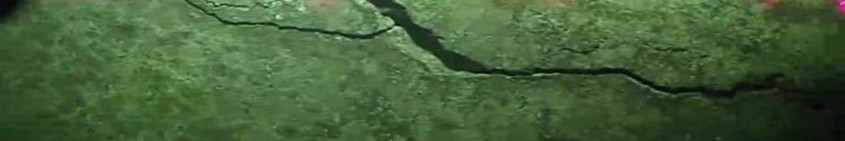
#> input picture 机器视觉与图像处理/代码/report/cracks.jpg, 845 x 141 px, found by its file name
$ python 2_2_threshold.py
#> lines starting #> are read from the running program, lines starting #| are printed output that depends on the picture; after the words box and inside, x2 and y2 are one past the last pixel; in counts of white or black regions, pixels touching at a corner belong together
import sys
from pathlib import Path

import cv2


def resolve_input_path() -> Path:
    if len(sys.argv) > 1:
        return Path(sys.argv[1])

    candidates = [
        Path(r"D:\project\Personal\COURSES\CV\report\cracks.jpg"),
        Path("/mnt/d/project/Personal/COURSES/CV/report/cracks.jpg"),
        Path(__file__).resolve().parent / "cracks.jpg",
    ]
    for path in candidates:
        if path.exists():
            return path
    return candidates[-1]


def main() -> None:
    input_path = resolve_input_path()
    image = cv2.imread(str(input_path))
#> image is the input picture: shape (141, 845, 3); mean B, G, R 56.8, 96.7, 68.9
    if image is None:
        raise SystemExit(f"Failed to read image: {input_path}")

    gray = cv2.cvtColor(image, cv2.COLOR_BGR2GRAY)
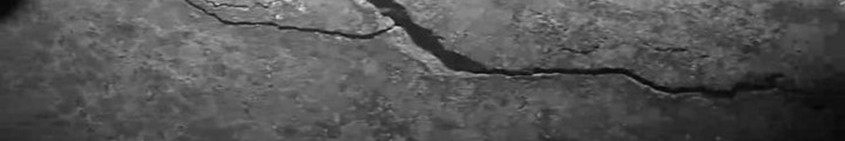
#> gray: shape (141, 845); min 5, max 226, mean 83.8
    _, binary = cv2.threshold(gray, 0, 255, cv2.THRESH_BINARY + cv2.THRESH_OTSU)
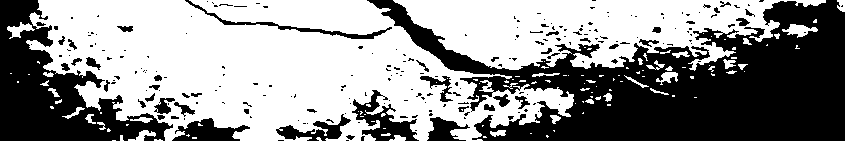
#> binary: shape (141, 845); 56.9% white; 226 black regions (179 under 20 px), largest, box (x1, y1, x2, y2) and area: (367, 0, 845, 141) 33490, (0, 0, 173, 141) 10531, (352, 90, 419, 141) 1311

    output_path = input_path.parent / "cracks_2_2_threshold.jpg"
    if not cv2.imwrite(str(output_path), binary):
        raise SystemExit(f"Failed to write image: {output_path}")

    print(f"Saved: {output_path}")


if __name__ == "__main__":
    main()

$ run again, with 机器视觉与图像处理/代码/report/图9.jpg copied over 机器视觉与图像处理/代码/report/cracks.jpg
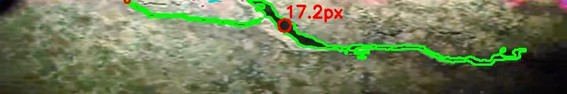
#> input picture 机器视觉与图像处理/代码/report/图9.jpg, 567 x 94 px, found by its file name
#> in main, image is the input picture: shape (94, 567, 3); mean B, G, R 89.1, 122.5, 112.8
#> in main, `gray = cv2.cvtColor(image, cv2.COLOR_BGR2GRAY)`:
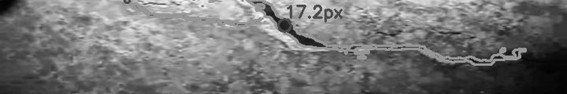
#> gray: shape (94, 567); min 1, max 251, mean 115.8
#> in main, `_, binary = cv2.threshold(gray, 0, 255, cv2.THRESH_BINARY + cv2.THRESH..`:
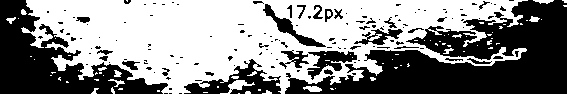
#> binary: shape (94, 567); 54% white; 141 black regions (108 under 20 px), largest, box (x1, y1, x2, y2) and area: (285, 0, 567, 94) 13415, (0, 0, 168, 94) 6563, (184, 59, 281, 94) 1331
